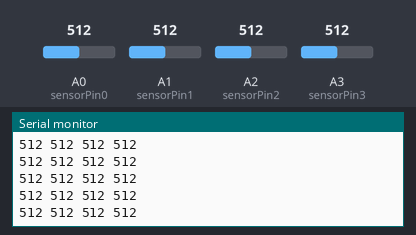
A sketch run on a simulated Arduino Uno, built with avr-gcc and run on an emulated ATmega328P. On the bench: the last lines printed to the serial monitor. The test bench sets the inputs (shaded band); at power-on: A0 (sensorPin0) = 512, A1 (sensorPin1) = 512, A2 (sensorPin2) = 512, A3 (sensorPin3) = 512.

Above: at 1.2 s.
1.3 s: A0 (sensorPin0) set to 716
At 1.32 s:
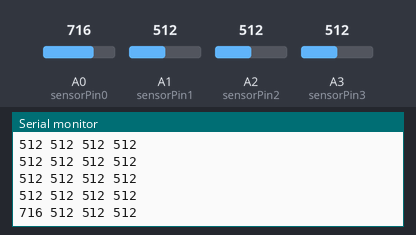
2.8 s: A1 (sensorPin1) set to 716
At 2.84 s:
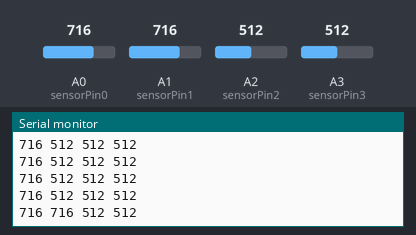
4.3 s: A2 (sensorPin2) set to 716
At 4.35 s:
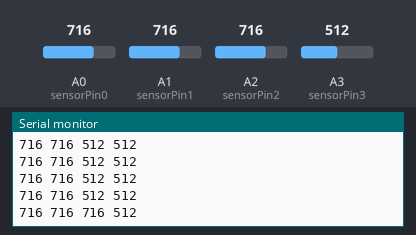
5.8 s: A3 (sensorPin3) set to 716
At 5.87 s:
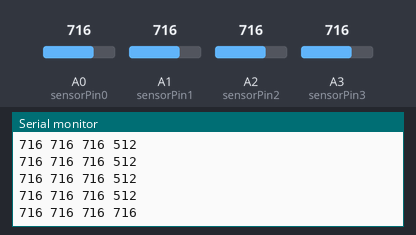
8.8 s: A0 (sensorPin0) set to 992
At 8.8 s:
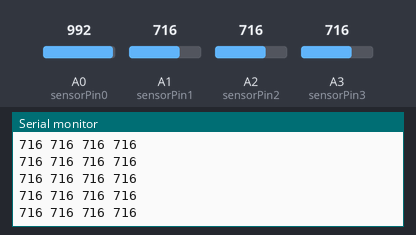
10.3 s: A1 (sensorPin1) set to 992
At 10.32 s:
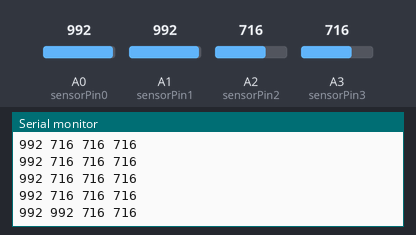
Timing chart, 0 to 12.8 s (numbered marks = the images above; inputs shaded):
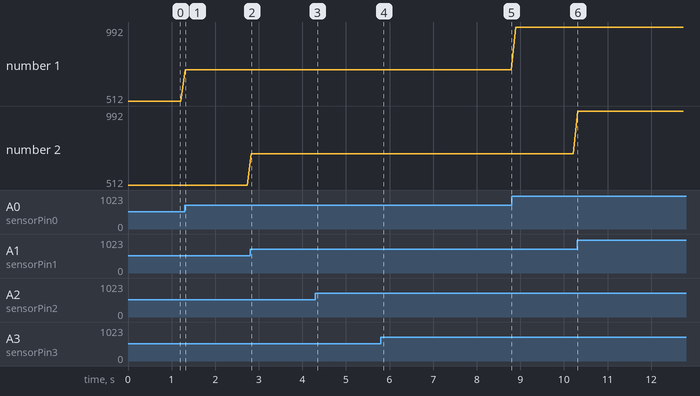

Measured:
- after the input at 1.3 s, the serial monitor: prints a new line at once (image 1)
- after the input at 2.8 s, the serial monitor: prints a new line at once (image 2)
- after the input at 4.3 s, the serial monitor: prints a new line after 0.05 s (image 3)
- after the input at 5.8 s, the serial monitor: prints a new line after 0.06 s (image 4)
- after the input at 10.3 s, the serial monitor: prints a new line at once (image 6)
- plotted number 1: 512 → 716 after the input at 1.3 s, 716 → 992 after the input at 8.8 s

The sketch:

JoyStick_code.ino
```cpp
int sensorValue0 = 0;
int sensorValue1 = 0;
int sensorValue2 = 0;
int sensorValue3 = 0;

int sensorPin0 = A0;
int sensorPin1 = A1;
int sensorPin2 = A2;
int sensorPin3 = A3;
//char* data;

void setup()
{
 pinMode(A0,INPUT);
 pinMode(A1,INPUT);
 pinMode(A2,INPUT);
 pinMode(A3,INPUT);

 Serial.begin(9600);
}

void loop()
{
 sensorValue0 = analogRead(sensorPin0);
 sensorValue1 = analogRead(sensorPin1);
 sensorValue2 = analogRead(sensorPin2);
 sensorValue3 = analogRead(sensorPin3);

 Serial.print(sensorValue0);
 Serial.print(" ");
 Serial.print(sensorValue1);
 Serial.print(" ");
 Serial.print(sensorValue2);
 Serial.print(" ");
 Serial.println(sensorValue3);
 delay(100);
}
```
